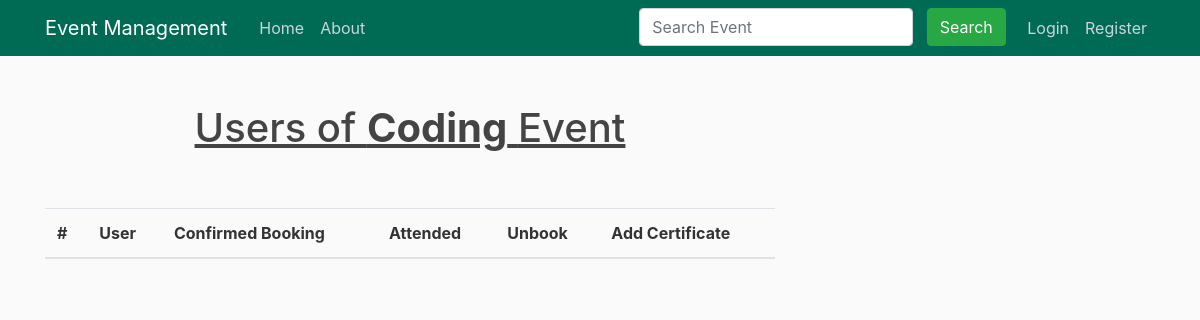
Before: /event_user/26 with the older database file.
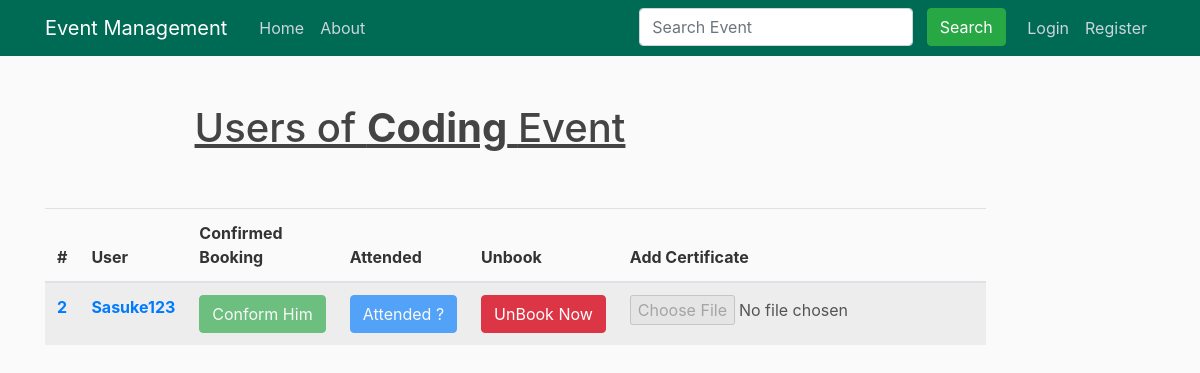
After: the same page with the newer database file.
### event/models.py (models this page shows, shortened)
class Eventlist(models.Model):
    postby = models.ForeignKey(User, on_delete=models.CASCADE, null=True)
    thumbnail = models.ImageField(
        default='event.jpg', null=True, blank=True, upload_to='events_thumbnail')
    title = models.CharField(max_length=100)
    description = models.TextField()
    organizer = models.CharField(max_length=100)
    joiningfees = models.CharField(max_length=10)
    pricemoney = models.CharField(max_length=10)
    members = models.CharField(max_length=5, null=True)
    link = models.CharField(max_length=100)
    Eventtime = models.CharField(max_length=20)
    venue = models.TextField()
    StartingDate = models.DateTimeField(blank=False, null=True)
    Endingdate = models.DateTimeField(blank=False, null=True)
    Category = models.CharField(max_length=50, default="")
    numberofseats = models.CharField(max_length=50, null=True)

class EventBook(models.Model):
    userid = models.CharField(max_length=100)
    eventid = models.CharField(max_length=100)
    booking = models.BooleanField(default=False)
    booking_confirmed = models.BooleanField(default=False)
    attended = models.BooleanField(default=False)
    certificate = models.ImageField(
        default='coming_soon.jpg', null=True, blank=True, upload_to='certificates')

### event/views.py (the view)
# urls.py: path('event_user/<int:event_id>',
def event_user(request, event_id):
    obj = EventBook.objects.filter(eventid=event_id)
    eventdetail = Eventlist.objects.filter(id=event_id)
    userdetail = []
    for x in obj:
        temp = User.objects.get(id=x.userid)
        userdetail.append(temp)  # list of user object for this event
    eventid = event_id
    mylist = zip(obj, userdetail)
    return render(request, 'event/manageEventUser.html', {'obj': obj, 'eventdetail': eventdetail, 'userdetail': userdetail, 'eventid': eventid, 'mylist': mylist})

### event/templates/event/manageEventUser.html (shortened to what this page needs)
{% extends "event/base.html" %}
{% block content %}
{% with name="India" %}
<br />
{% for e in eventdetail %}
{% if e.id == eventid %}
<h1 style="text-align: center;"><u>Users of <b>{{e.title}}</b> Event</u> </h1>
{% endif %}
{% endfor%}
<br />
<br />
<table class="table table-striped">
    <thead class="thead-success">
        <tr>
            <th scope="col">#</th>
            <th scope="col">User</th>
            <th scope="col">Confirmed Booking</th>
            <th scope="col">Attended</th>
            <th scope="col">Unbook</th>
            <th scope="col">Add Certificate</th>
        </tr>
    </thead>
    <tbody>
        {% for u,z in mylist %}
        <tr>
            <th scope="row"><a href="/user_Details/{{z.username}}">{{z.id}}</a></th>
            <th scope="row"><a href="/user_Details/{{z.username}}">{{z.username}}</a></th>
            <td>
                <form action="/event_user/{{eventid}}/{{u.userid}}/conformed" method="POST">
                    {% if u.booking_confirmed %}
                    <input type="submit" class="btn btn-success" name="conform" value="Conform Him"
                        data-toggle="tooltip" title="Click here to confirm booking" disabled>
                    {% else %}
                    <input type="submit" class="btn btn-success" name="conform" value="Conform Him"
                        data-toggle="tooltip" title="Click here to confirm booking">
                    {% endif %}
                </form>
            </td>
            <td>
                <form action="/event_user/{{eventid}}/{{u.userid}}/attended" method="POST">
                    {% if u.attended %}
                    <input type="submit" class="btn btn-primary" name="attended" value="Attended ?"
                        data-toggle="tooltip" title="was user attend the event ? click here if TRUE " disabled>
                    {%else%}
                    <input type="submit" class="btn btn-primary" name="attended" value="Attended ?"
                        data-toggle="tooltip" title="was user attend the event ? click here if TRUE ">
                    {%endif%}
                </form>
            </td>
            <td>
                <form action="/event_user/{{eventid}}/{{u.userid}}/unbooked" method="POST">
                    <input type="submit" class="btn btn-danger" name="unbooked" value="UnBook Now" data-toggle="tooltip"
                        title="Click here to Unbook user for this event">
                </form>
            </td>
            <td>
                <form id="form" enctype="multipart/form-data" action="/event_user/{{eventid}}/{{u.userid}}/certified"
                    method="POST">
                    {% if u.certificate %}
                    <input type="file" id="file" name="myfile" data-toggle="tooltip"
                        title="Certificate already uploaded" disabled>
                    {% else %}
                    <input type="file" id="file" name="myfile">
                    {% endif %}
                </form>
            </td>
        </tr>
        {% endfor %}
    </tbody>
</table>
{% endwith %}
{% endblock content %}

Changed rows visible on the page:
added EventBook: id "2", username "Sasuke123"
